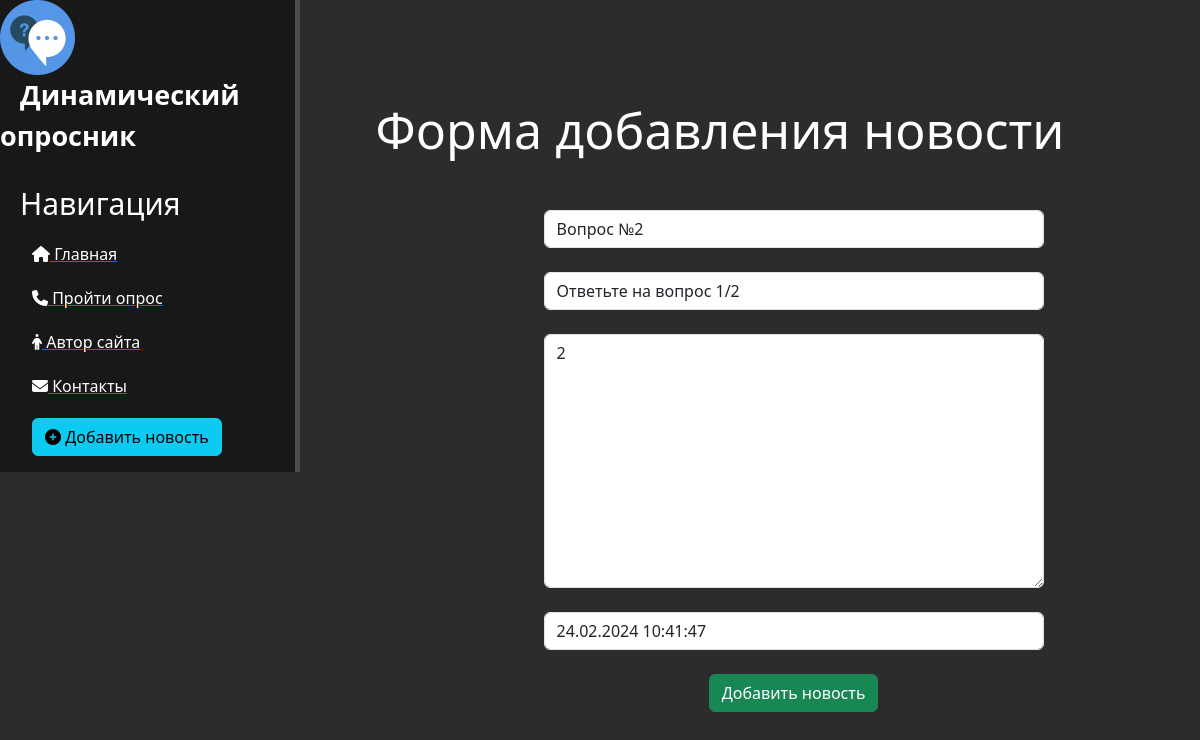
The page /news/2/update on the database its author committed.
### news/models.py (models this page shows, shortened)
class Articles(models.Model):
    title = models.CharField('Название', max_length=50)
    anons = models.CharField('Анонс', max_length=250)
    full_text = models.TextField('Статья')
    date = models.DateTimeField('Дата публикации')
    class Meta:
        verbose_name = "Новость"
        verbose_name_plural = "Новости"

### news/views.py (the view)
# urls.py: path('<int:pk>/update', views.NewsUpdatrlView.as_view(), name='news-update'),
class NewsUpdatrlView(UpdateView):
    model = Articles
    template_name = 'news/create.html'
    form_class = ArticlesForm

### news/forms.py
class ArticlesForm(ModelForm):
    class Meta:
        model = Articles
        fields = ['title', 'anons', 'full_text', 'date']
        widgets = {
            'title': TextInput(attrs={
                'class': 'form-control',
                'placeholder': 'Название новости'
            }),
            'anons': TextInput(attrs={
                'class': 'form-control',
                'placeholder': 'Анонс новости'
            }),
            'date': DateTimeInput(attrs={
                'class': 'form-control',
                'placeholder': 'Дата публикации'
            }),
            'full_text': Textarea(attrs={
                'class': 'form-control',
                'placeholder': 'Текст новости'
            }),
        }

### news/templates/news/create.html (shortened to what this page needs)
{% extends 'main/layout.html' %}
{% block content %}
    <div class="features">
        <h1>Форма добавления новости</h1>
        <form method="post">
            {{ form.title }}<br>
            {{ form.anons }}<br>
            {{ form.full_text }}<br>
            {{ form.date }}<br>
            <button class="btn btn-success" type="submit"> Добавить новость</button>
{% endblock %}

### main/static/main/css/main.css (style rules this page uses)
body { background: #2c2c2c; }
input { border-radius: 5px; width: 75%; }
main h1 { position: center; font-size: 50px; }
form { margin-left: 29%; width: 500px; margin-top: 50px; }

### rows shown on the page
Articles: title "Вопрос №2", anons "Ответьте на вопрос 1/2", full_text "2", date "24.02.2024 10:41:47"
